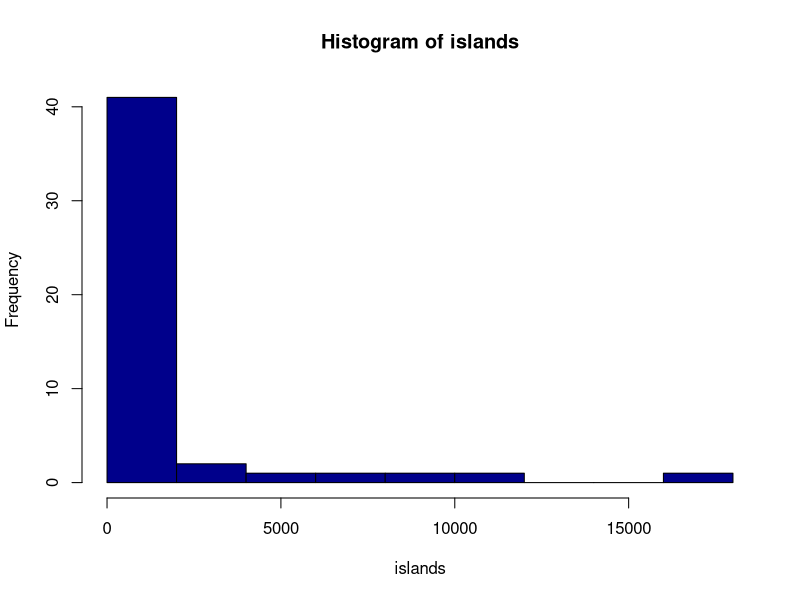
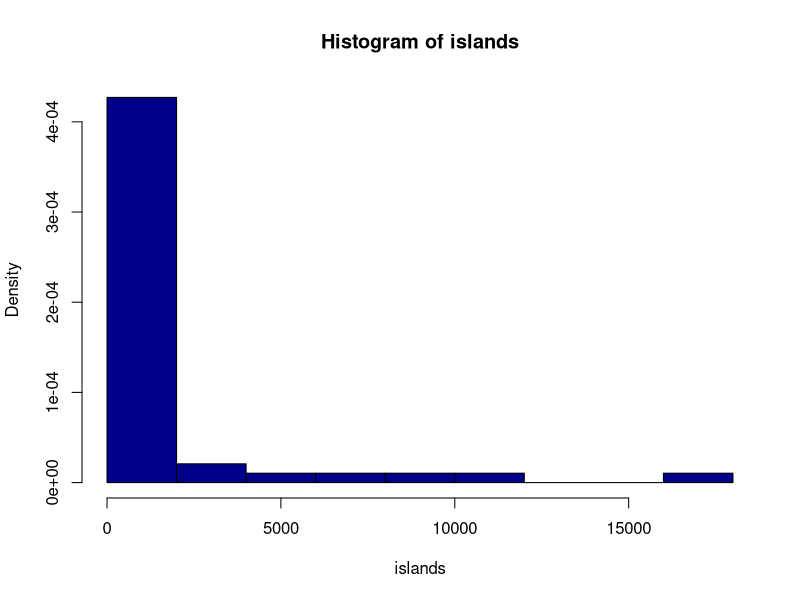
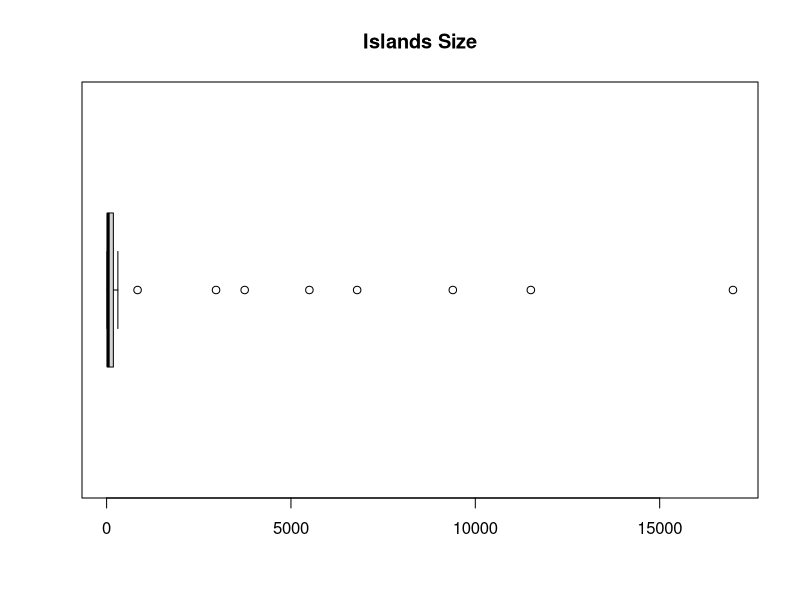
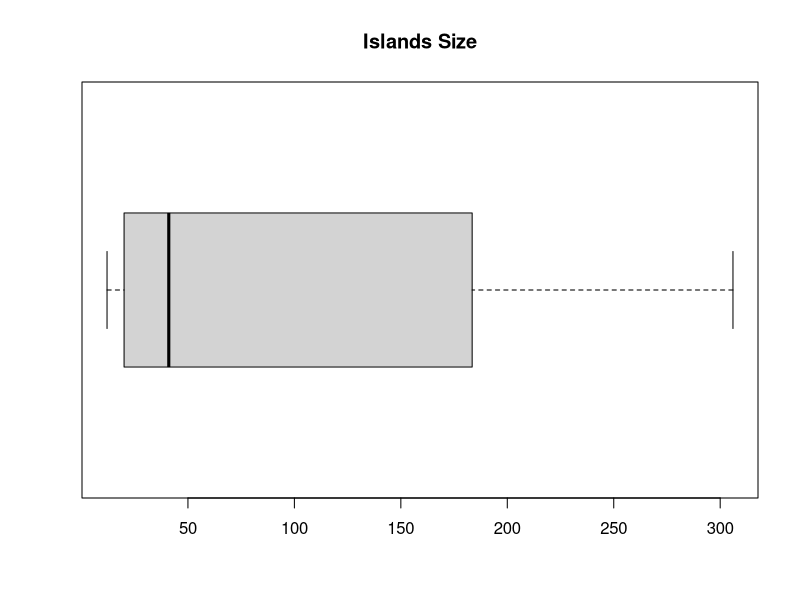
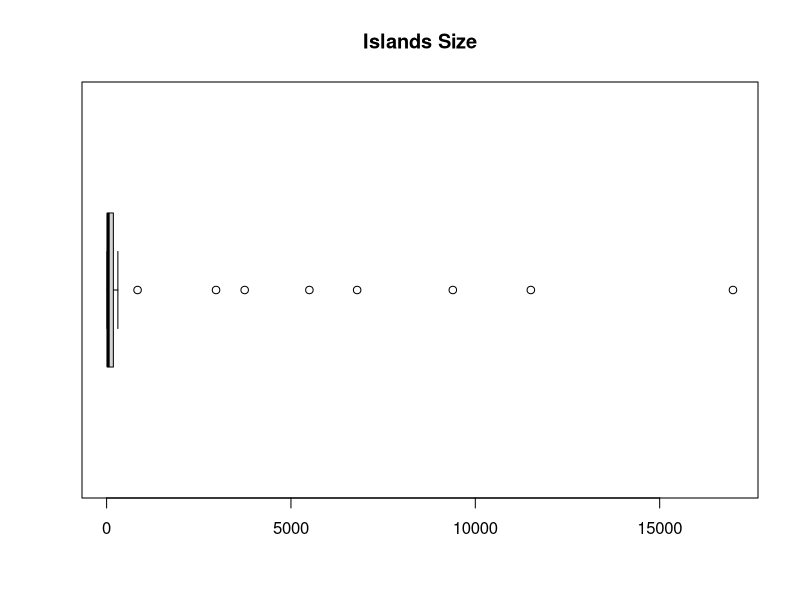

The R script that drew these images, in order:

#ETAPA 1
# -------------------------------------------------
# carregando o dataset
data(islands)
islands
# numeros de dados registrados
print(length(islands))

#ETAPA 2
# -------------------------------------------------
# mediana
print(median(islands))
# média
print(mean(islands))

#ETAPA 3/ETAPA 4
# -------------------------------------------------
# minimo e maximo, respectivamente!
min_max = range(data(islands))
print(islands)
for (i in islands){
  print(i)
}
# o range
print(min_max)

# desvio padrão 
sd(islands)

#ETAPA 5
# -------------------------------------------------
# 1
vetor1 <- c(quantile(islands, 0),
quantile(islands, 0.25),
quantile(islands, 0.5),
quantile(islands, 0.75),
quantile(islands, 1))

# 2
vetor2 <- c(quantile(islands, 0.05),
quantile(islands, 0.95))

vetor1
#ETAPA 6
# -------------------------------------------------

IQR(islands) 
# OU/OR
vetor1[4] - vetor1[2]

#ETAPA 7
# -------------------------------------------------
hist(islands, col="darkblue", border="black");
hist(islands, col="darkblue", border="black", prob=TRUE);

#ETAPA 8
# -------------------------------------------------
boxplot(islands, horizontal = TRUE,   main = "Islands Size")      

boxplot(islands, horizontal = TRUE,   main = "Islands Size", outline=FALSE)   
# ETAPA 9
# -------------------------------------------------
boxplot(islands, horizontal = TRUE,   main = "Islands Size", prob = F)  

# ETAPA 10
#-------------------------------------------------
stem(islands,
     scale = 1,    
     width = 80,   
)
#-------------------------------------------------

